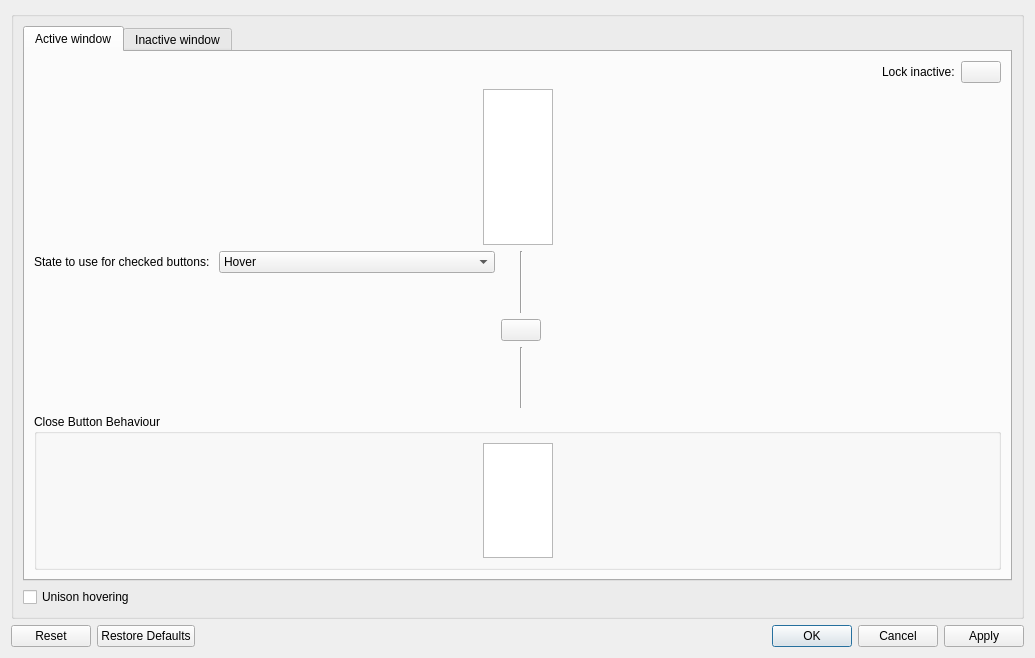
<?xml version="1.0" encoding="UTF-8"?>
<ui version="4.0">
 <class>ButtonBehaviour</class>
 <widget class="QDialog" name="ButtonBehaviour">
  <property name="geometry">
   <rect>
    <x>0</x>
    <y>0</y>
    <width>1035</width>
    <height>658</height>
   </rect>
  </property>
  <property name="windowTitle">
   <string>Dialog</string>
  </property>
  <layout class="QVBoxLayout" name="verticalLayout">
   <item>
    <widget class="QGroupBox" name="activeWindowGroupBox">
     <property name="title">
      <string/>
     </property>
     <layout class="QVBoxLayout" name="verticalLayout_2">
      <item>
       <widget class="QTabWidget" name="tabWidget">
        <property name="currentIndex">
         <number>0</number>
        </property>
        <widget class="QWidget" name="activeWindowButtonBehaviour">
         <attribute name="title">
          <string>Active window</string>
         </attribute>
         <layout class="QVBoxLayout" name="verticalLayout_3">
          <item>
           <layout class="QHBoxLayout" name="horizontalLayout_2">
            <item>
             <spacer name="horizontalSpacer_7">
              <property name="orientation">
               <enum>Qt::Orientation::Horizontal</enum>
              </property>
              <property name="sizeHint" stdset="0">
               <size>
                <width>40</width>
                <height>20</height>
               </size>
              </property>
             </spacer>
            </item>
            <item>
             <widget class="QLabel" name="label">
              <property name="text">
               <string>Lock inactive:</string>
              </property>
             </widget>
            </item>
            <item>
             <widget class="QPushButton" name="lockButtonBehaviourActive">
              <property name="sizePolicy">
               <sizepolicy hsizetype="Fixed" vsizetype="Fixed">
                <horstretch>0</horstretch>
                <verstretch>0</verstretch>
               </sizepolicy>
              </property>
              <property name="toolTip">
               <string>Lock to make the same changes to Active and Inactive button behaviours</string>
              </property>
              <property name="text">
               <string/>
              </property>
              <property name="checkable">
               <bool>true</bool>
              </property>
              <property name="checked">
               <bool>false</bool>
              </property>
             </widget>
            </item>
           </layout>
          </item>
          <item>
           <layout class="QGridLayout" name="gridLayout">
            <item row="0" column="1">
             <widget class="QTableWidget" name="buttonBehaviourTableActive">
              <property name="sizePolicy">
               <sizepolicy hsizetype="Preferred" vsizetype="MinimumExpanding">
                <horstretch>0</horstretch>
                <verstretch>0</verstretch>
               </sizepolicy>
              </property>
              <property name="verticalScrollBarPolicy">
               <enum>Qt::ScrollBarPolicy::ScrollBarAlwaysOff</enum>
              </property>
              <property name="horizontalScrollBarPolicy">
               <enum>Qt::ScrollBarPolicy::ScrollBarAlwaysOff</enum>
              </property>
              <property name="sizeAdjustPolicy">
               <enum>QAbstractScrollArea::SizeAdjustPolicy::AdjustToContentsOnFirstShow</enum>
              </property>
              <property name="autoScroll">
               <bool>true</bool>
              </property>
              <property name="autoScrollMargin">
               <number>16</number>
              </property>
              <property name="wordWrap">
               <bool>false</bool>
              </property>
              <property name="cornerButtonEnabled">
               <bool>false</bool>
              </property>
              <attribute name="horizontalHeaderCascadingSectionResizes">
               <bool>false</bool>
              </attribute>
              <attribute name="horizontalHeaderStretchLastSection">
               <bool>false</bool>
              </attribute>
              <attribute name="verticalHeaderCascadingSectionResizes">
               <bool>false</bool>
              </attribute>
              <attribute name="verticalHeaderShowSortIndicator" stdset="0">
               <bool>false</bool>
              </attribute>
              <attribute name="verticalHeaderStretchLastSection">
               <bool>false</bool>
              </attribute>
             </widget>
            </item>
            <item row="0" column="0">
             <spacer name="horizontalSpacer">
              <property name="orientation">
               <enum>Qt::Orientation::Horizontal</enum>
              </property>
              <property name="sizeHint" stdset="0">
               <size>
                <width>40</width>
                <height>20</height>
               </size>
              </property>
             </spacer>
            </item>
            <item row="0" column="2">
             <spacer name="horizontalSpacer_2">
              <property name="orientation">
               <enum>Qt::Orientation::Horizontal</enum>
              </property>
              <property name="sizeHint" stdset="0">
               <size>
                <width>40</width>
                <height>20</height>
               </size>
              </property>
             </spacer>
            </item>
           </layout>
          </item>
          <item>
           <layout class="QGridLayout" name="gridLayout_2">
            <item row="0" column="2">
             <widget class="Line" name="line">
              <property name="sizePolicy">
               <sizepolicy hsizetype="Fixed" vsizetype="Expanding">
                <horstretch>0</horstretch>
                <verstretch>0</verstretch>
               </sizepolicy>
              </property>
              <property name="lineWidth">
               <number>1</number>
              </property>
              <property name="orientation">
               <enum>Qt::Orientation::Vertical</enum>
              </property>
             </widget>
            </item>
            <item row="2" column="2">
             <widget class="Line" name="line_2">
              <property name="sizePolicy">
               <sizepolicy hsizetype="Fixed" vsizetype="Expanding">
                <horstretch>0</horstretch>
                <verstretch>0</verstretch>
               </sizepolicy>
              </property>
              <property name="orientation">
               <enum>Qt::Orientation::Vertical</enum>
              </property>
             </widget>
            </item>
            <item row="1" column="1" colspan="3">
             <widget class="QPushButton" name="lockCloseButtonBehaviourActive">
              <property name="toolTip">
               <string>Lock to make the same changes to Normal button and Close button behaviours</string>
              </property>
              <property name="text">
               <string/>
              </property>
              <property name="checkable">
               <bool>true</bool>
              </property>
             </widget>
            </item>
            <item row="1" column="4">
             <spacer name="horizontalSpacer_4">
              <property name="orientation">
               <enum>Qt::Orientation::Horizontal</enum>
              </property>
              <property name="sizeHint" stdset="0">
               <size>
                <width>40</width>
                <height>20</height>
               </size>
              </property>
             </spacer>
            </item>
            <item row="1" column="0">
             <spacer name="horizontalSpacer_3">
              <property name="orientation">
               <enum>Qt::Orientation::Horizontal</enum>
              </property>
              <property name="sizeHint" stdset="0">
               <size>
                <width>40</width>
                <height>20</height>
               </size>
              </property>
             </spacer>
            </item>
            <item row="0" column="0">
             <layout class="QFormLayout" name="formLayout">
              <item row="0" column="0">
               <widget class="QLabel" name="label_3">
                <property name="text">
                 <string>State to use for checked buttons: </string>
                </property>
                <property name="buddy">
                 <cstring>buttonStateCheckedActive</cstring>
                </property>
               </widget>
              </item>
              <item row="0" column="1">
               <widget class="QComboBox" name="buttonStateCheckedActive">
                <item>
                 <property name="text">
                  <string>Hover</string>
                 </property>
                </item>
                <item>
                 <property name="text">
                  <string>Press</string>
                 </property>
                </item>
               </widget>
              </item>
             </layout>
            </item>
            <item row="2" column="0">
             <spacer name="verticalSpacer_2">
              <property name="orientation">
               <enum>Qt::Orientation::Vertical</enum>
              </property>
              <property name="sizeType">
               <enum>QSizePolicy::Policy::Fixed</enum>
              </property>
              <property name="sizeHint" stdset="0">
               <size>
                <width>20</width>
                <height>32</height>
               </size>
              </property>
             </spacer>
            </item>
           </layout>
          </item>
          <item>
           <widget class="QGroupBox" name="groupBox">
            <property name="title">
             <string>Close Button Behaviour</string>
            </property>
            <property name="flat">
             <bool>true</bool>
            </property>
            <layout class="QVBoxLayout" name="verticalLayout_4">
             <item>
              <layout class="QGridLayout" name="gridLayout_3">
               <item row="0" column="1">
                <widget class="QTableWidget" name="closeButtonBehaviourTableActive">
                 <property name="sizePolicy">
                  <sizepolicy hsizetype="Preferred" vsizetype="MinimumExpanding">
                   <horstretch>0</horstretch>
                   <verstretch>0</verstretch>
                  </sizepolicy>
                 </property>
                 <property name="verticalScrollBarPolicy">
                  <enum>Qt::ScrollBarPolicy::ScrollBarAlwaysOff</enum>
                 </property>
                 <property name="horizontalScrollBarPolicy">
                  <enum>Qt::ScrollBarPolicy::ScrollBarAlwaysOff</enum>
                 </property>
                 <property name="sizeAdjustPolicy">
                  <enum>QAbstractScrollArea::SizeAdjustPolicy::AdjustToContents</enum>
                 </property>
                 <property name="autoScroll">
                  <bool>true</bool>
                 </property>
                 <property name="autoScrollMargin">
                  <number>16</number>
                 </property>
                 <property name="wordWrap">
                  <bool>false</bool>
                 </property>
                 <property name="cornerButtonEnabled">
                  <bool>false</bool>
                 </property>
                 <attribute name="horizontalHeaderCascadingSectionResizes">
                  <bool>false</bool>
                 </attribute>
                 <attribute name="horizontalHeaderDefaultSectionSize">
                  <number>100</number>
                 </attribute>
                 <attribute name="horizontalHeaderStretchLastSection">
                  <bool>false</bool>
                 </attribute>
                 <attribute name="verticalHeaderCascadingSectionResizes">
                  <bool>false</bool>
                 </attribute>
                 <attribute name="verticalHeaderShowSortIndicator" stdset="0">
                  <bool>false</bool>
                 </attribute>
                 <attribute name="verticalHeaderStretchLastSection">
                  <bool>false</bool>
                 </attribute>
                </widget>
               </item>
               <item row="0" column="0">
                <spacer name="horizontalSpacer_5">
                 <property name="orientation">
                  <enum>Qt::Orientation::Horizontal</enum>
                 </property>
                 <property name="sizeHint" stdset="0">
                  <size>
                   <width>40</width>
                   <height>20</height>
                  </size>
                 </property>
                </spacer>
               </item>
               <item row="0" column="2">
                <spacer name="horizontalSpacer_6">
                 <property name="orientation">
                  <enum>Qt::Orientation::Horizontal</enum>
                 </property>
                 <property name="sizeHint" stdset="0">
                  <size>
                   <width>40</width>
                   <height>20</height>
                  </size>
                 </property>
                </spacer>
               </item>
              </layout>
             </item>
            </layout>
           </widget>
          </item>
         </layout>
        </widget>
        <widget class="QWidget" name="tab_2">
         <attribute name="title">
          <string>Inactive window</string>
         </attribute>
         <layout class="QVBoxLayout" name="verticalLayout_6">
          <item>
           <layout class="QHBoxLayout" name="horizontalLayout_3">
            <item>
             <spacer name="horizontalSpacer_14">
              <property name="orientation">
               <enum>Qt::Orientation::Horizontal</enum>
              </property>
              <property name="sizeHint" stdset="0">
               <size>
                <width>40</width>
                <height>20</height>
               </size>
              </property>
             </spacer>
            </item>
            <item>
             <widget class="QLabel" name="label_2">
              <property name="text">
               <string>Lock active:</string>
              </property>
             </widget>
            </item>
            <item>
             <widget class="QPushButton" name="lockButtonBehaviourInactive">
              <property name="sizePolicy">
               <sizepolicy hsizetype="Fixed" vsizetype="Fixed">
                <horstretch>0</horstretch>
                <verstretch>0</verstretch>
               </sizepolicy>
              </property>
              <property name="toolTip">
               <string>Lock to make the same changes to Active and Inactive button behaviours</string>
              </property>
              <property name="text">
               <string/>
              </property>
              <property name="checkable">
               <bool>true</bool>
              </property>
              <property name="checked">
               <bool>false</bool>
              </property>
             </widget>
            </item>
           </layout>
          </item>
          <item>
           <layout class="QGridLayout" name="gridLayout_5">
            <item row="0" column="1">
             <widget class="QTableWidget" name="buttonBehaviourTableInactive">
              <property name="sizePolicy">
               <sizepolicy hsizetype="Preferred" vsizetype="Preferred">
                <horstretch>0</horstretch>
                <verstretch>0</verstretch>
               </sizepolicy>
              </property>
              <property name="verticalScrollBarPolicy">
               <enum>Qt::ScrollBarPolicy::ScrollBarAlwaysOff</enum>
              </property>
              <property name="horizontalScrollBarPolicy">
               <enum>Qt::ScrollBarPolicy::ScrollBarAlwaysOff</enum>
              </property>
              <property name="sizeAdjustPolicy">
               <enum>QAbstractScrollArea::SizeAdjustPolicy::AdjustToContentsOnFirstShow</enum>
              </property>
              <property name="autoScroll">
               <bool>true</bool>
              </property>
              <property name="autoScrollMargin">
               <number>16</number>
              </property>
              <property name="wordWrap">
               <bool>false</bool>
              </property>
              <property name="cornerButtonEnabled">
               <bool>false</bool>
              </property>
              <attribute name="horizontalHeaderCascadingSectionResizes">
               <bool>false</bool>
              </attribute>
              <attribute name="horizontalHeaderStretchLastSection">
               <bool>false</bool>
              </attribute>
              <attribute name="verticalHeaderCascadingSectionResizes">
               <bool>false</bool>
              </attribute>
              <attribute name="verticalHeaderShowSortIndicator" stdset="0">
               <bool>false</bool>
              </attribute>
              <attribute name="verticalHeaderStretchLastSection">
               <bool>false</bool>
              </attribute>
             </widget>
            </item>
            <item row="0" column="0">
             <spacer name="horizontalSpacer_10">
              <property name="orientation">
               <enum>Qt::Orientation::Horizontal</enum>
              </property>
              <property name="sizeHint" stdset="0">
               <size>
                <width>40</width>
                <height>20</height>
               </size>
              </property>
             </spacer>
            </item>
            <item row="0" column="2">
             <spacer name="horizontalSpacer_11">
              <property name="orientation">
               <enum>Qt::Orientation::Horizontal</enum>
              </property>
              <property name="sizeHint" stdset="0">
               <size>
                <width>40</width>
                <height>20</height>
               </size>
              </property>
             </spacer>
            </item>
           </layout>
          </item>
          <item>
           <layout class="QGridLayout" name="gridLayout_6">
            <item row="1" column="1" colspan="3">
             <widget class="QPushButton" name="lockCloseButtonBehaviourInactive">
              <property name="toolTip">
               <string>Lock to make the same changes to Normal button and Close button behaviours</string>
              </property>
              <property name="text">
               <string/>
              </property>
              <property name="checkable">
               <bool>true</bool>
              </property>
             </widget>
            </item>
            <item row="0" column="2">
             <widget class="Line" name="line_3">
              <property name="sizePolicy">
               <sizepolicy hsizetype="Fixed" vsizetype="Expanding">
                <horstretch>0</horstretch>
                <verstretch>0</verstretch>
               </sizepolicy>
              </property>
              <property name="lineWidth">
               <number>1</number>
              </property>
              <property name="orientation">
               <enum>Qt::Orientation::Vertical</enum>
              </property>
             </widget>
            </item>
            <item row="1" column="4">
             <spacer name="horizontalSpacer_12">
              <property name="orientation">
               <enum>Qt::Orientation::Horizontal</enum>
              </property>
              <property name="sizeHint" stdset="0">
               <size>
                <width>40</width>
                <height>20</height>
               </size>
              </property>
             </spacer>
            </item>
            <item row="2" column="2">
             <widget class="Line" name="line_4">
              <property name="sizePolicy">
               <sizepolicy hsizetype="Fixed" vsizetype="Expanding">
                <horstretch>0</horstretch>
                <verstretch>0</verstretch>
               </sizepolicy>
              </property>
              <property name="orientation">
               <enum>Qt::Orientation::Vertical</enum>
              </property>
             </widget>
            </item>
            <item row="1" column="0">
             <spacer name="horizontalSpacer_13">
              <property name="orientation">
               <enum>Qt::Orientation::Horizontal</enum>
              </property>
              <property name="sizeHint" stdset="0">
               <size>
                <width>40</width>
                <height>20</height>
               </size>
              </property>
             </spacer>
            </item>
            <item row="0" column="0">
             <layout class="QFormLayout" name="formLayout_2">
              <item row="0" column="0">
               <widget class="QLabel" name="label_4">
                <property name="text">
                 <string>State to use for checked buttons: </string>
                </property>
                <property name="buddy">
                 <cstring>buttonStateCheckedInactive</cstring>
                </property>
               </widget>
              </item>
              <item row="0" column="1">
               <widget class="QComboBox" name="buttonStateCheckedInactive">
                <item>
                 <property name="text">
                  <string>Hover</string>
                 </property>
                </item>
                <item>
                 <property name="text">
                  <string>Press</string>
                 </property>
                </item>
               </widget>
              </item>
             </layout>
            </item>
            <item row="2" column="0">
             <spacer name="verticalSpacer">
              <property name="orientation">
               <enum>Qt::Orientation::Vertical</enum>
              </property>
              <property name="sizeType">
               <enum>QSizePolicy::Policy::Fixed</enum>
              </property>
              <property name="sizeHint" stdset="0">
               <size>
                <width>20</width>
                <height>32</height>
               </size>
              </property>
             </spacer>
            </item>
           </layout>
          </item>
          <item>
           <widget class="QGroupBox" name="groupBox_2">
            <property name="title">
             <string>Close Button Behaviour</string>
            </property>
            <property name="flat">
             <bool>true</bool>
            </property>
            <layout class="QVBoxLayout" name="verticalLayout_5">
             <item>
              <layout class="QGridLayout" name="gridLayout_4">
               <item row="0" column="1">
                <widget class="QTableWidget" name="closeButtonBehaviourTableInactive">
                 <property name="sizePolicy">
                  <sizepolicy hsizetype="Preferred" vsizetype="Preferred">
                   <horstretch>0</horstretch>
                   <verstretch>0</verstretch>
                  </sizepolicy>
                 </property>
                 <property name="verticalScrollBarPolicy">
                  <enum>Qt::ScrollBarPolicy::ScrollBarAlwaysOff</enum>
                 </property>
                 <property name="horizontalScrollBarPolicy">
                  <enum>Qt::ScrollBarPolicy::ScrollBarAlwaysOff</enum>
                 </property>
                 <property name="sizeAdjustPolicy">
                  <enum>QAbstractScrollArea::SizeAdjustPolicy::AdjustToContents</enum>
                 </property>
                 <property name="autoScroll">
                  <bool>true</bool>
                 </property>
                 <property name="autoScrollMargin">
                  <number>16</number>
                 </property>
                 <property name="wordWrap">
                  <bool>false</bool>
                 </property>
                 <property name="cornerButtonEnabled">
                  <bool>false</bool>
                 </property>
                 <attribute name="horizontalHeaderCascadingSectionResizes">
                  <bool>false</bool>
                 </attribute>
                 <attribute name="horizontalHeaderDefaultSectionSize">
                  <number>100</number>
                 </attribute>
                 <attribute name="horizontalHeaderStretchLastSection">
                  <bool>false</bool>
                 </attribute>
                 <attribute name="verticalHeaderCascadingSectionResizes">
                  <bool>false</bool>
                 </attribute>
                 <attribute name="verticalHeaderShowSortIndicator" stdset="0">
                  <bool>false</bool>
                 </attribute>
                 <attribute name="verticalHeaderStretchLastSection">
                  <bool>false</bool>
                 </attribute>
                </widget>
               </item>
               <item row="0" column="0">
                <spacer name="horizontalSpacer_8">
                 <property name="orientation">
                  <enum>Qt::Orientation::Horizontal</enum>
                 </property>
                 <property name="sizeHint" stdset="0">
                  <size>
                   <width>40</width>
                   <height>20</height>
                  </size>
                 </property>
                </spacer>
               </item>
               <item row="0" column="2">
                <spacer name="horizontalSpacer_9">
                 <property name="orientation">
                  <enum>Qt::Orientation::Horizontal</enum>
                 </property>
                 <property name="sizeHint" stdset="0">
                  <size>
                   <width>40</width>
                   <height>20</height>
                  </size>
                 </property>
                </spacer>
               </item>
              </layout>
             </item>
            </layout>
           </widget>
          </item>
         </layout>
        </widget>
       </widget>
      </item>
      <item>
       <widget class="QCheckBox" name="unisonHovering">
        <property name="text">
         <string>Unison hovering</string>
        </property>
       </widget>
      </item>
     </layout>
    </widget>
   </item>
   <item>
    <widget class="QDialogButtonBox" name="buttonBox">
     <property name="orientation">
      <enum>Qt::Orientation::Horizontal</enum>
     </property>
     <property name="standardButtons">
      <set>QDialogButtonBox::StandardButton::Apply|QDialogButtonBox::StandardButton::Cancel|QDialogButtonBox::StandardButton::Ok|QDialogButtonBox::StandardButton::Reset|QDialogButtonBox::StandardButton::RestoreDefaults</set>
     </property>
    </widget>
   </item>
  </layout>
 </widget>
 <tabstops>
  <tabstop>tabWidget</tabstop>
  <tabstop>lockButtonBehaviourActive</tabstop>
  <tabstop>buttonBehaviourTableActive</tabstop>
  <tabstop>buttonStateCheckedActive</tabstop>
  <tabstop>lockCloseButtonBehaviourActive</tabstop>
  <tabstop>closeButtonBehaviourTableActive</tabstop>
  <tabstop>lockButtonBehaviourInactive</tabstop>
  <tabstop>buttonBehaviourTableInactive</tabstop>
  <tabstop>buttonStateCheckedInactive</tabstop>
  <tabstop>lockCloseButtonBehaviourInactive</tabstop>
  <tabstop>closeButtonBehaviourTableInactive</tabstop>
 </tabstops>
 <resources>
  <include location="silverdecoration_config.qrc"/>
 </resources>
 <connections>
  <connection>
   <sender>buttonBox</sender>
   <signal>accepted()</signal>
   <receiver>ButtonBehaviour</receiver>
   <slot>accept()</slot>
   <hints>
    <hint type="sourcelabel">
     <x>376</x>
     <y>617</y>
    </hint>
    <hint type="destinationlabel">
     <x>388</x>
     <y>154</y>
    </hint>
   </hints>
  </connection>
  <connection>
   <sender>buttonBox</sender>
   <signal>rejected()</signal>
   <receiver>ButtonBehaviour</receiver>
   <slot>reject()</slot>
   <hints>
    <hint type="sourcelabel">
     <x>536</x>
     <y>617</y>
    </hint>
    <hint type="destinationlabel">
     <x>577</x>
     <y>156</y>
    </hint>
   </hints>
  </connection>
 </connections>
</ui>
